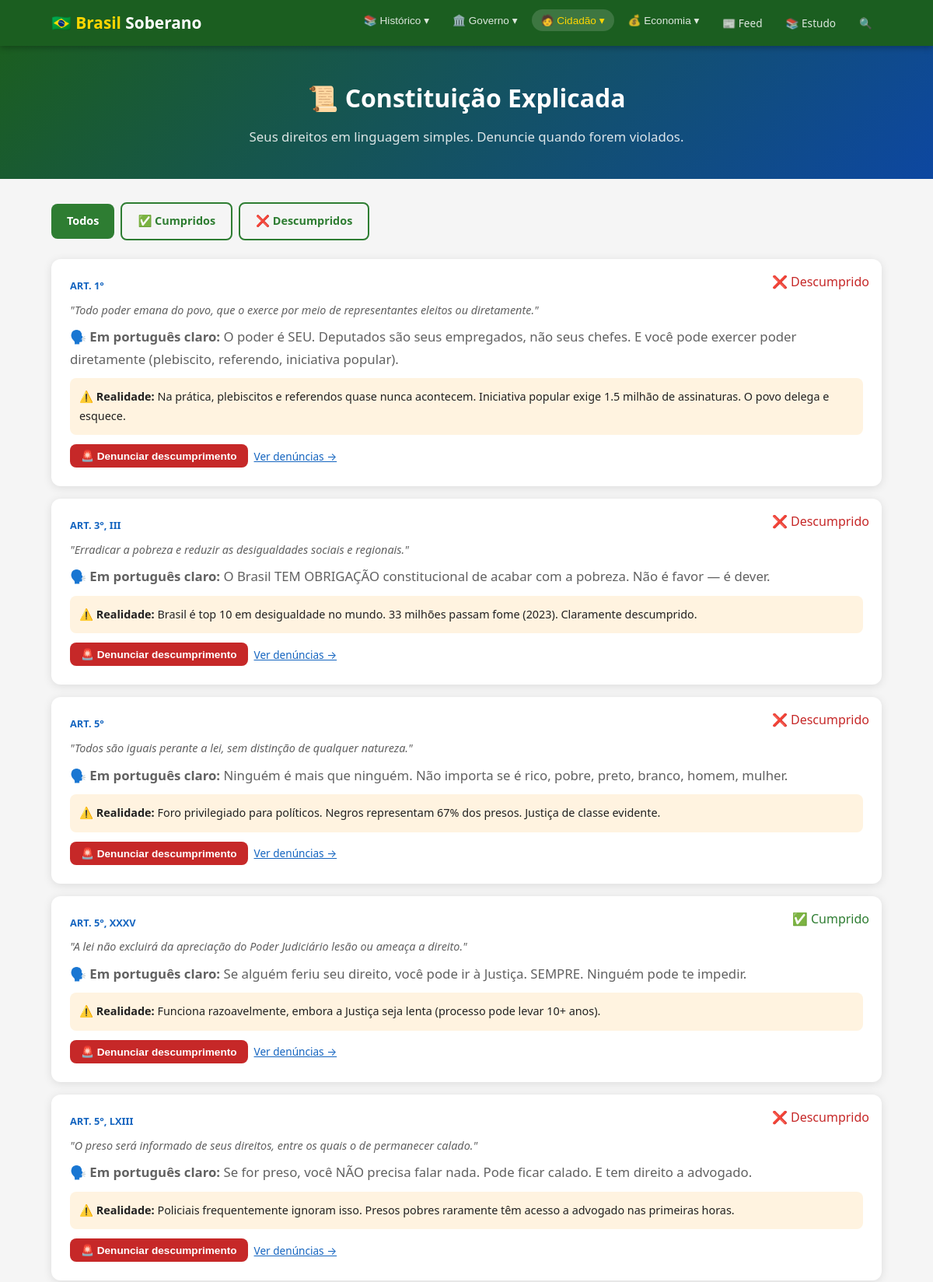
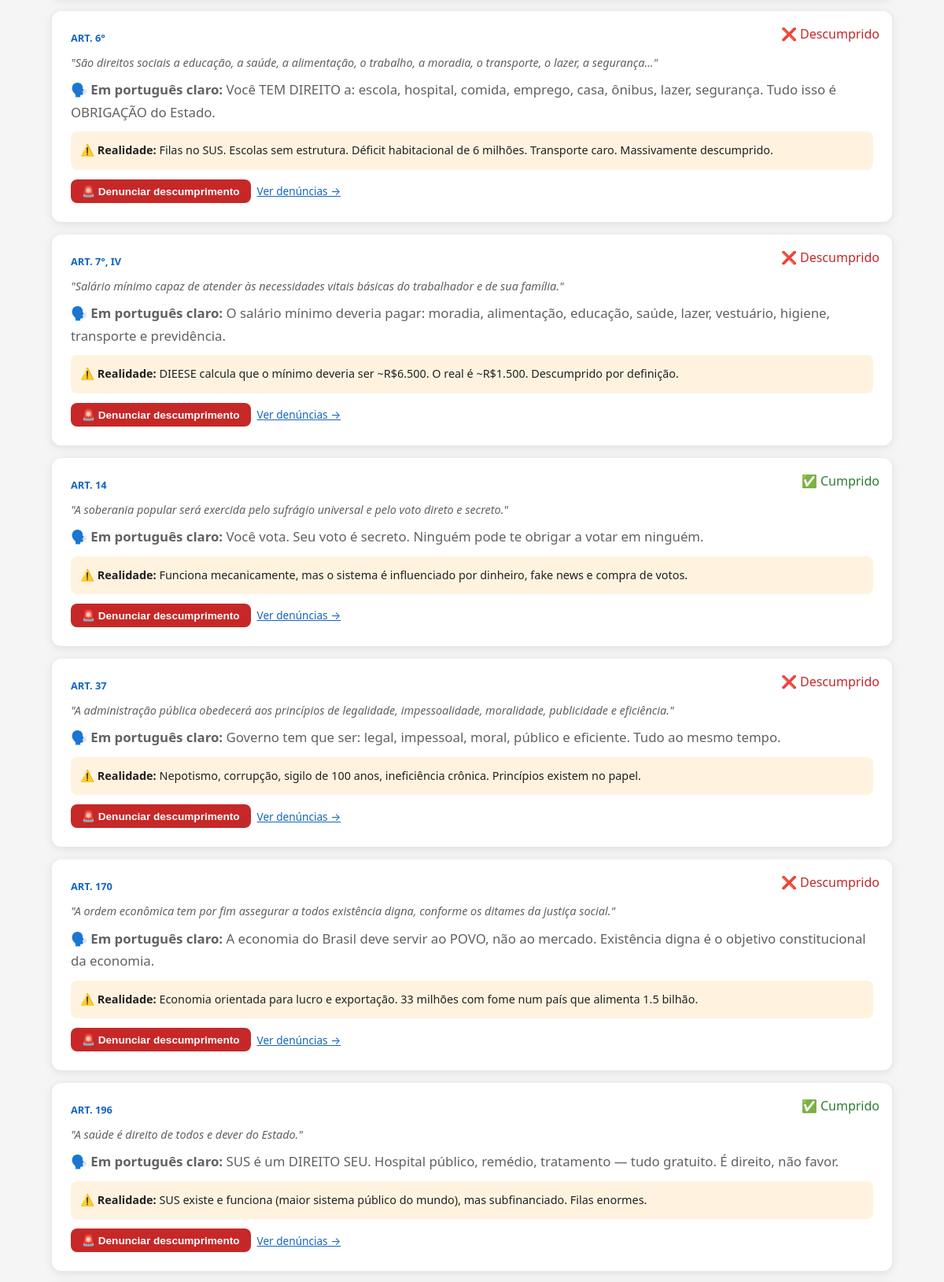
/constituicao (upper part), run on the app's committed database (2 pictures, top to bottom).
### tables this page shows
CREATE TABLE constitution_articles (
    id INTEGER PRIMARY KEY,
    article_number TEXT NOT NULL,
    official_text TEXT NOT NULL,
    simple_explanation TEXT NOT NULL,
    is_followed INTEGER DEFAULT 0,
    reality_check TEXT
);

### app.py (the view)
@app.route('/constituicao')
def constituicao():
    followed = request.args.get('followed', '')
    if followed == '1':
        articles = query_db('SELECT * FROM constitution_articles WHERE is_followed=1 ORDER BY id')
    elif followed == '0':
        articles = query_db('SELECT * FROM constitution_articles WHERE is_followed=0 ORDER BY id')
    else:
        articles = query_db('SELECT * FROM constitution_articles ORDER BY id')
    articles_list = []
    for a in articles:
        count = query_db('SELECT COUNT(*) as c FROM violations WHERE article_number=?',
                         (a['article_number'],), one=True)['c']
        articles_list.append({'article': a, 'violation_count': count})
    return render_template('constituicao.html', articles=articles_list, followed=followed)

### app.py (called while the page is built)
def get_db():
    db = getattr(g, '_database', None)
    if db is None:
        db = g._database = sqlite3.connect(DATABASE)
        db.row_factory = sqlite3.Row
    return db

@app.teardown_appcontext
def close_connection(exception):
    db = getattr(g, '_database', None)
    if db is not None:
        db.close()

def query_db(query, args=(), one=False):
    cur = get_db().execute(query, args)
    rv = cur.fetchall()
    cur.close()
    return (rv[0] if rv else None) if one else rv

### templates/constituicao.html (shortened to what this page needs)
{% extends "base.html" %}
{% block header %}
<div class="page-header">
  <h1>📜 Constituição Explicada</h1>
  <p>Seus direitos em linguagem simples. Denuncie quando forem violados.</p>
</div>
{% endblock %}
{% block content %}
<div class="filters">
  <a href="/constituicao" class="btn {% if followed == '' %}btn-green{% else %}btn-outline{% endif %}">Todos</a>
  <a href="/constituicao?followed=1" class="btn {% if followed == '1' %}btn-green{% else %}btn-outline{% endif %}">✅ Cumpridos</a>
  <a href="/constituicao?followed=0" class="btn {% if followed == '0' %}btn-green{% else %}btn-outline{% endif %}">❌ Descumpridos</a>
</div>
{% for item in articles %}
{% set a = item.article %}
{% set vc = item.violation_count %}
<div class="card article-card" style="margin-bottom:16px">
  <div style="display:flex;justify-content:space-between;align-items:flex-start;flex-wrap:wrap;gap:8px">
    <span class="article-number">{{ a.article_number }}</span>
    <div style="display:flex;gap:8px;flex-wrap:wrap">
      <span class="article-status {% if a.is_followed %}followed{% else %}not-followed{% endif %}">
        {% if a.is_followed %}✅ Cumprido{% else %}❌ Descumprido{% endif %}
      </span>
    </div>
  </div>
  <p style="margin:8px 0;font-style:italic;color:var(--text-light);font-size:0.9rem">"{{ a.official_text }}"</p>
  <p style="font-size:1.05rem"><strong>🗣️ Em português claro:</strong> {{ a.simple_explanation }}</p>
  {% if a.reality_check %}
  <div class="reality-check">
    <strong>⚠️ Realidade:</strong> {{ a.reality_check }}
  </div>
  {% endif %}
  <div style="margin-top:12px;display:flex;gap:8px;flex-wrap:wrap;align-items:center">
    <button onclick="denunciarArtigo('{{ a.article_number }}')"
            class="btn" style="background:#C62828;color:white;padding:7px 14px;font-size:0.85rem">
      🚨 Denunciar descumprimento
    </button>
    <a href="/denuncia" style="font-size:0.85rem;color:var(--blue)">Ver denúncias →</a>
  </div>
</div>
{% endfor %}
{% endblock %}

### static/css/style.css (style rules this page uses)
:root { --green: #2E7D32; --green-light: #4CAF50; --green-dark: #1B5E20; --gold: #FFD600; --gold-dark: #C5A028; --blue: #1565C0; --blue-light: #42A5F5; --blue-dark: #0D47A1; --white: #FFFFFF; --bg: #F5F5F5; --text: #212121; --text-light: #616161; --red: #C62828; --radius: 12px; --shadow: 0 2px 12px rgba(0,0,0,0.1); --transition: all 0.3s ease; }
* { margin:0; padding:0; box-sizing:border-box; }
html { scroll-behavior:smooth; }
body { font-family:'Segoe UI',system-ui,-apple-system,sans-serif; color:var(--text); background:var(--bg); line-height:1.7; }
.page-header { background:linear-gradient(135deg,var(--green-dark),var(--blue-dark)); color:white; padding:40px 20px; text-align:center; }
.page-header h1 { font-size:2rem; margin-bottom:8px; }
.page-header p { opacity:0.85; font-size:1.05rem; }
.card { background:white; border-radius:var(--radius); padding:24px; margin-bottom:20px; box-shadow:var(--shadow); transition:var(--transition); }
.card p { color:var(--text-light); font-size:0.95rem; }
.filters { display:flex; gap:8px; flex-wrap:wrap; margin-bottom:24px; align-items:center; }
.btn { display:inline-block; padding:10px 20px; border-radius:8px; font-weight:600; font-size:0.9rem; text-decoration:none; border:none; cursor:pointer; transition:var(--transition); }
.btn-green { background:var(--green); color:white; }
.btn-outline { background:transparent; border:2px solid var(--green); color:var(--green); }
.article-card { position:relative; }
.article-number { font-size:0.8rem; font-weight:700; color:var(--blue); text-transform:uppercase; }
.article-status { position:absolute; top:16px; right:16px; }
.article-status.followed { color:var(--green); }
.article-status.not-followed { color:var(--red); }
.reality-check { background:#FFF3E0; padding:12px; border-radius:8px; margin-top:10px; font-size:0.9rem; }

### data on the page
constitution_articles: article_number "ART. 1°", official_text "Todo poder emana do povo, que o exerce por meio de representantes eleitos ou diretamente.", simple_explanation "O poder é SEU. Deputados são seus empregados, não seus chefes. E você pode exercer poder diretamente (plebiscito, referendo, iniciativa popular).", reality_check "Na prática, plebiscitos e referendos quase nunca acontecem. Iniciativa popular exige 1.5 milhão de assinaturas. O povo delega e esquece."
constitution_articles: article_number "ART. 3°, III", official_text "Erradicar a pobreza e reduzir as desigualdades sociais e regionais.", simple_explanation "O Brasil TEM OBRIGAÇÃO constitucional de acabar com a pobreza. Não é favor — é dever.", reality_check "Brasil é top 10 em desigualdade no mundo. 33 milhões passam fome (2023). Claramente descumprido."
constitution_articles: article_number "ART. 5°", official_text "Todos são iguais perante a lei, sem distinção de qualquer natureza.", simple_explanation "Ninguém é mais que ninguém. Não importa se é rico, pobre, preto, branco, homem, mulher.", reality_check "Foro privilegiado para políticos. Negros representam 67% dos presos. Justiça de classe evidente."
constitution_articles: article_number "ART. 5°, XXXV", official_text "A lei não excluirá da apreciação do Poder Judiciário lesão ou ameaça a direito.", simple_explanation "Se alguém feriu seu direito, você pode ir à Justiça. SEMPRE. Ninguém pode te impedir.", reality_check "Funciona razoavelmente, embora a Justiça seja lenta (processo pode levar 10+ anos)."
constitution_articles: article_number "ART. 5°, LXIII", official_text "O preso será informado de seus direitos, entre os quais o de permanecer calado.", simple_explanation "Se for preso, você NÃO precisa falar nada. Pode ficar calado. E tem direito a advogado.", reality_check "Policiais frequentemente ignoram isso. Presos pobres raramente têm acesso a advogado nas primeiras horas."
constitution_articles: article_number "ART. 6°", official_text "São direitos sociais a educação, a saúde, a alimentação, o trabalho, a moradia, o transporte, o lazer, a segurança...", simple_explanation "Você TEM DIREITO a: escola, hospital, comida, emprego, casa, ônibus, lazer, segurança. Tudo isso é OBRIGAÇÃO do Estado.", reality_check "Filas no SUS. Escolas sem estrutura. Déficit habitacional de 6 milhões. Transporte caro. Massivamente descumprido."
constitution_articles: article_number "ART. 7°, IV", official_text "Salário mínimo capaz de atender às necessidades vitais básicas do trabalhador e de sua família.", simple_explanation "O salário mínimo deveria pagar: moradia, alimentação, educação, saúde, lazer, vestuário, higiene, transporte e previdência.", reality_check "DIEESE calcula que o mínimo deveria ser ~R$6.500. O real é ~R$1.500. Descumprido por definição."
constitution_articles: article_number "ART. 14", official_text "A soberania popular será exercida pelo sufrágio universal e pelo voto direto e secreto.", simple_explanation "Você vota. Seu voto é secreto. Ninguém pode te obrigar a votar em ninguém.", reality_check "Funciona mecanicamente, mas o sistema é influenciado por dinheiro, fake news e compra de votos."
constitution_articles: article_number "ART. 37", official_text "A administração pública obedecerá aos princípios de legalidade, impessoalidade, moralidade, publicidade e eficiência.", simple_explanation "Governo tem que ser: legal, impessoal, moral, público e eficiente. Tudo ao mesmo tempo.", reality_check "Nepotismo, corrupção, sigilo de 100 anos, ineficiência crônica. Princípios existem no papel."
constitution_articles: article_number "ART. 170", official_text "A ordem econômica tem por fim assegurar a todos existência digna, conforme os ditames da justiça social.", simple_explanation "A economia do Brasil deve servir ao POVO, não ao mercado. Existência digna é o objetivo constitucional da economia.", reality_check "Economia orientada para lucro e exportação. 33 milhões com fome num país que alimenta 1.5 bilhão."
constitution_articles: article_number "ART. 196", official_text "A saúde é direito de todos e dever do Estado.", simple_explanation "SUS é um DIREITO SEU. Hospital público, remédio, tratamento — tudo gratuito. É direito, não favor.", reality_check "SUS existe e funciona (maior sistema público do mundo), mas subfinanciado. Filas enormes."
